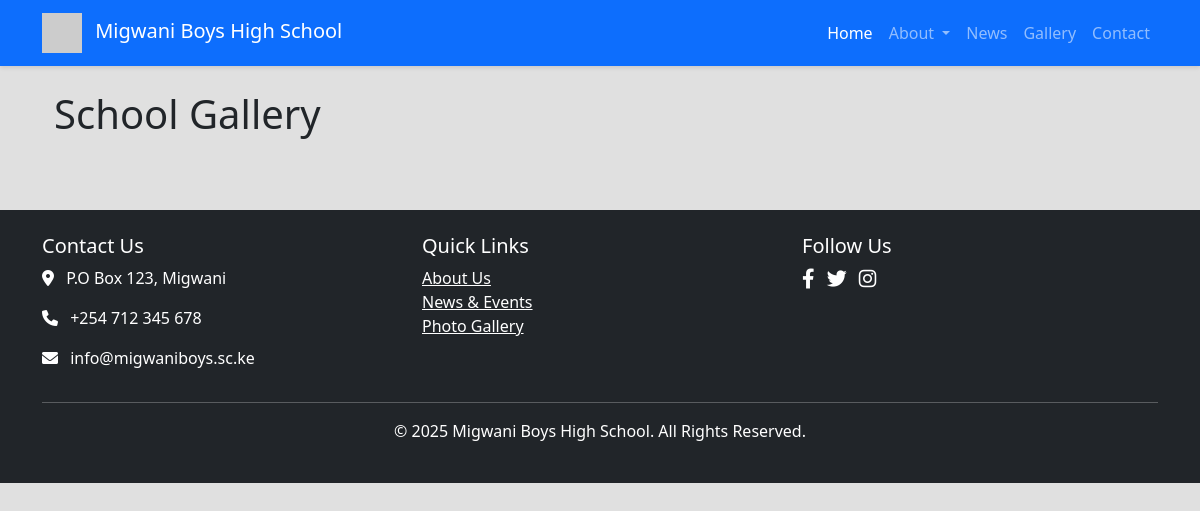
The page /gallery/ on the database as committed earlier.
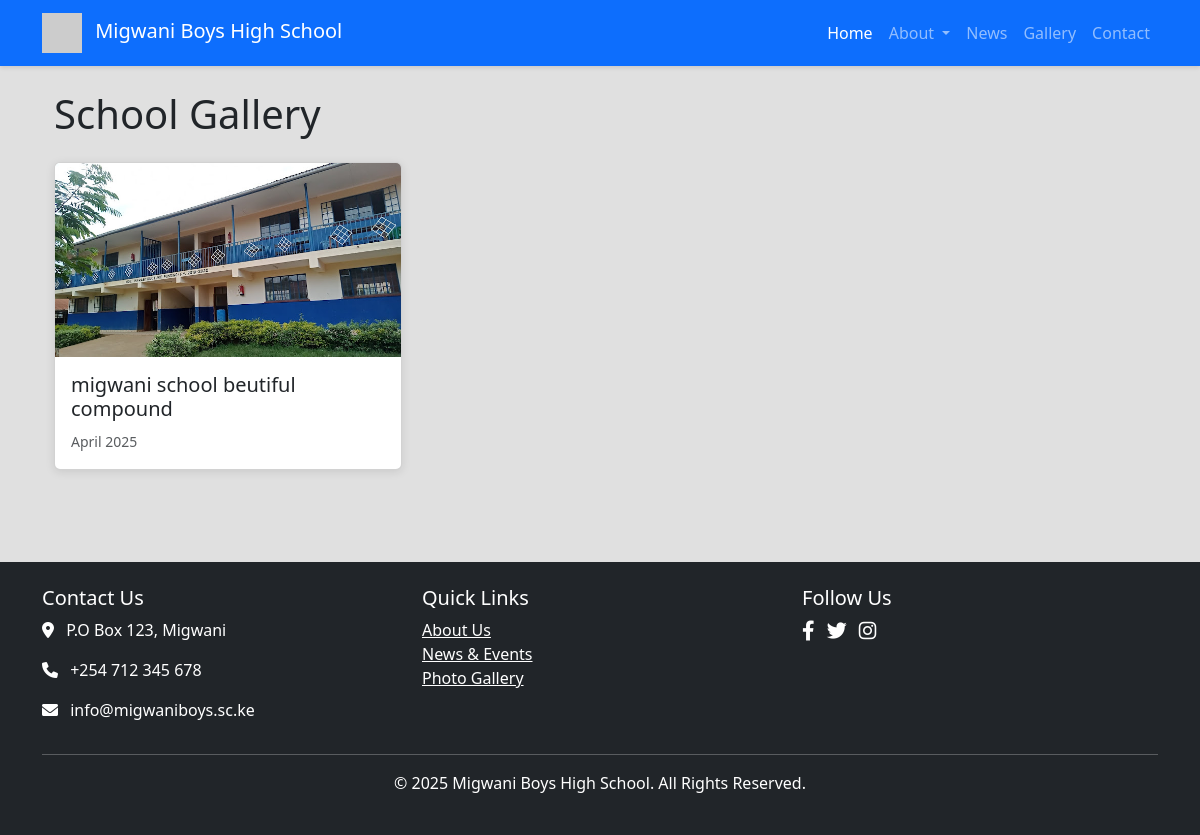
The same page on the database as committed later.
### migwaniapp/models.py (models this page shows, shortened)
class Gallery(models.Model):
    title = models.CharField(max_length=100)
    image = models.ImageField(upload_to='gallery/')
    date_taken = models.DateField(auto_now_add=True)

### migwaniapp/views.py (the view)
# urls.py: path('gallery/', views.gallery, name='gallery'),
def gallery(request):
    photos = Gallery.objects.all()
    return render(request, 'school/gallery.html', {'photos': photos})

### migwaniapp/templates/school/gallery.html (shortened to what this page needs)
{% extends 'school/base.html' %}
{% load static %}
{% block content %}
<div class="container">
    <h1 class="mb-4">School Gallery</h1>
    <div class="row">
        {% for photo in photos %}
        <div class="col-md-4 mb-4">
            <div class="card">
                <img src="{{ photo.image.url }}" class="card-img-top" alt="{{ photo.title }}">
                <div class="card-body">
                    <h5 class="card-title">{{ photo.title }}</h5>
                    <p class="card-text text-muted">
                        <small>{{ photo.date_taken|date:"F Y" }}</small>
                    </p>
                </div>
            </div>
        </div>
        {% endfor %}
    </div>
</div>
{% endblock %}

### migwaniapp/templates/school/base.html (shortened to what this page needs)
<!DOCTYPE html>
{% load static %}
<html lang="en">
<head>
    <link rel="stylesheet" href="{% static 'css/style.css' %}">
    <link href="https://cdn.jsdelivr.net/npm/bootstrap@5.3.0/dist/css/bootstrap.min.css" rel="stylesheet">
    <link href="https://cdn.jsdelivr.net/npm/bootstrap@5.3.0/dist/css/bootstrap.min.css" rel="stylesheet">
    <link rel="stylesheet" href="https://cdn.jsdelivr.net/npm/bootstrap-icons@1.10.0/font/bootstrap-icons.css">
    <link rel="stylesheet" href="https://cdnjs.cloudflare.com/ajax/libs/font-awesome/6.0.0/css/all.min.css">
</head>
<body>
<nav class="navbar navbar-expand-lg navbar-dark bg-primary">
    <div class="container">
        <a class="navbar-brand" href="/migwaniapp/static">
            <img src="https://via.placeholder.com/50" alt="School Logo" class="me-2" height="40">
            Migwani Boys High School
        </a>
        <div class="collapse navbar-collapse" id="navbarNav">
            <ul class="navbar-nav ms-auto">
                <li class="nav-item"><a class="nav-link active" href="/">Home</a></li>
                <li class="nav-item dropdown">
                    <a class="nav-link dropdown-toggle" href="#" id="aboutDropdown" role="button"
                       data-bs-toggle="dropdown" aria-expanded="false">
                        About
                    </a>
                </li>
                <li class="nav-item"><a class="nav-link" href="/news">News</a></li>
                <li class="nav-item"><a class="nav-link" href="/gallery">Gallery</a></li>
                <li class="nav-item"><a class="nav-link" href="/contact">Contact</a></li>
            </ul>
        </div>
    </div>
</nav>
    <main class="container my-4">
        {% block content %}
        {% endblock %}
    </main>
    <footer class="bg-dark text-white py-4">
        <div class="container">
            <div class="row">
                <div class="col-md-4">
                    <h5>Contact Us</h5>
                    <p><i class="fas fa-map-marker-alt me-2"></i> P.O Box 123, Migwani</p>
                    <p><i class="fas fa-phone me-2"></i> +254 712 345 678</p>
                    <p><i class="fas fa-envelope me-2"></i> info@migwaniboys.sc.ke</p>
                </div>
                <div class="col-md-4">
                    <h5>Quick Links</h5>
                    <ul class="list-unstyled">
                        <li><a href="/about" class="text-white">About Us</a></li>
                        <li><a href="/news" class="text-white">News & Events</a></li>
                        <li><a href="/gallery" class="text-white">Photo Gallery</a></li>
                    </ul>
                </div>
                <div class="col-md-4">
                    <h5>Follow Us</h5>
                    <a href="#" class="text-white me-2"><i class="fab fa-facebook-f fa-lg"></i></a>
                    <a href="#" class="text-white me-2"><i class="fab fa-twitter fa-lg"></i></a>
                    <a href="#" class="text-white me-2"><i class="fab fa-instagram fa-lg"></i></a>
                </div>
            </div>
            <hr>
            <div class="text-center">
                <p>&copy; 2025 Migwani Boys High School. All Rights Reserved.</p>
            </div>
        </div>
    </footer>
</body>
</html>

### migwaniapp/static/css/style.css (style rules this page uses)
:root { --primary-color: #570303; --secondary-color: #6c757d; --light-color: #ffffff; --dark-color: #1d86ef; }
body { font-family: 'Segoe UI', Tahoma, Geneva, Verdana, sans-serif; line-height: 1.6; background-color: #570808; }
.navbar-nav .nav-link { transition: all 0.3s ease; padding: 8px 15px; border-radius: 5px; }
.navbar { box-shadow: 0 2px 4px rgba(0,0,0,0.1); }
.navbar-brand img { height: 40px; }
.card { transition: transform 0.3s; margin-bottom: 20px; border: none; box-shadow: 0 2px 10px rgba(0,0,0,0.1); }
footer { background-color: var(--dark-color); color: white; padding: 2rem 0; margin-top: 3rem; }
.navbar-collapse { transition: all 0.3s ease; }

### migwaniapp/templates/school/base.html (style rules this page uses)
body { background-color: #e0e0e0; }

Rows that differ between the two databases and show on the page:
added Gallery: image (picture), title "migwani school beutiful compound", date_taken "April 2025"
